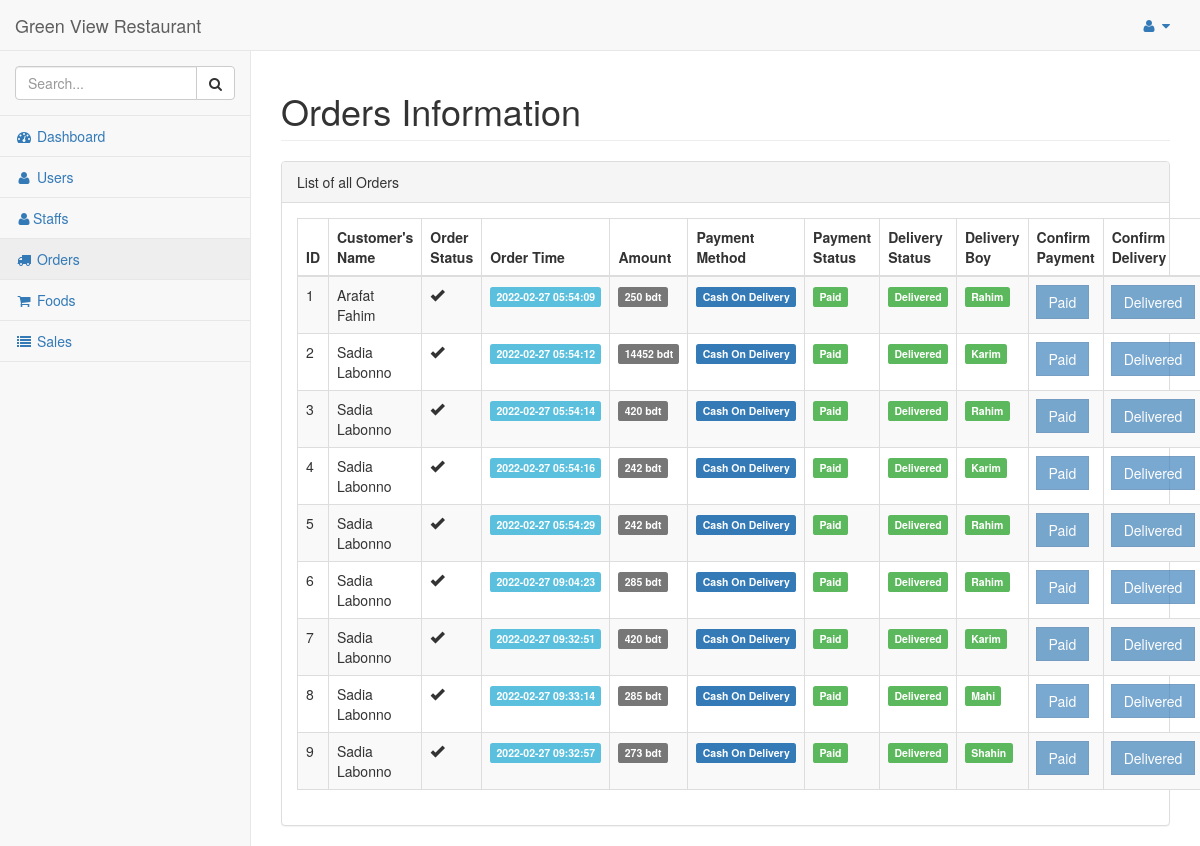
The app's page /dashboard/admin/orders/ (signed in), older data.
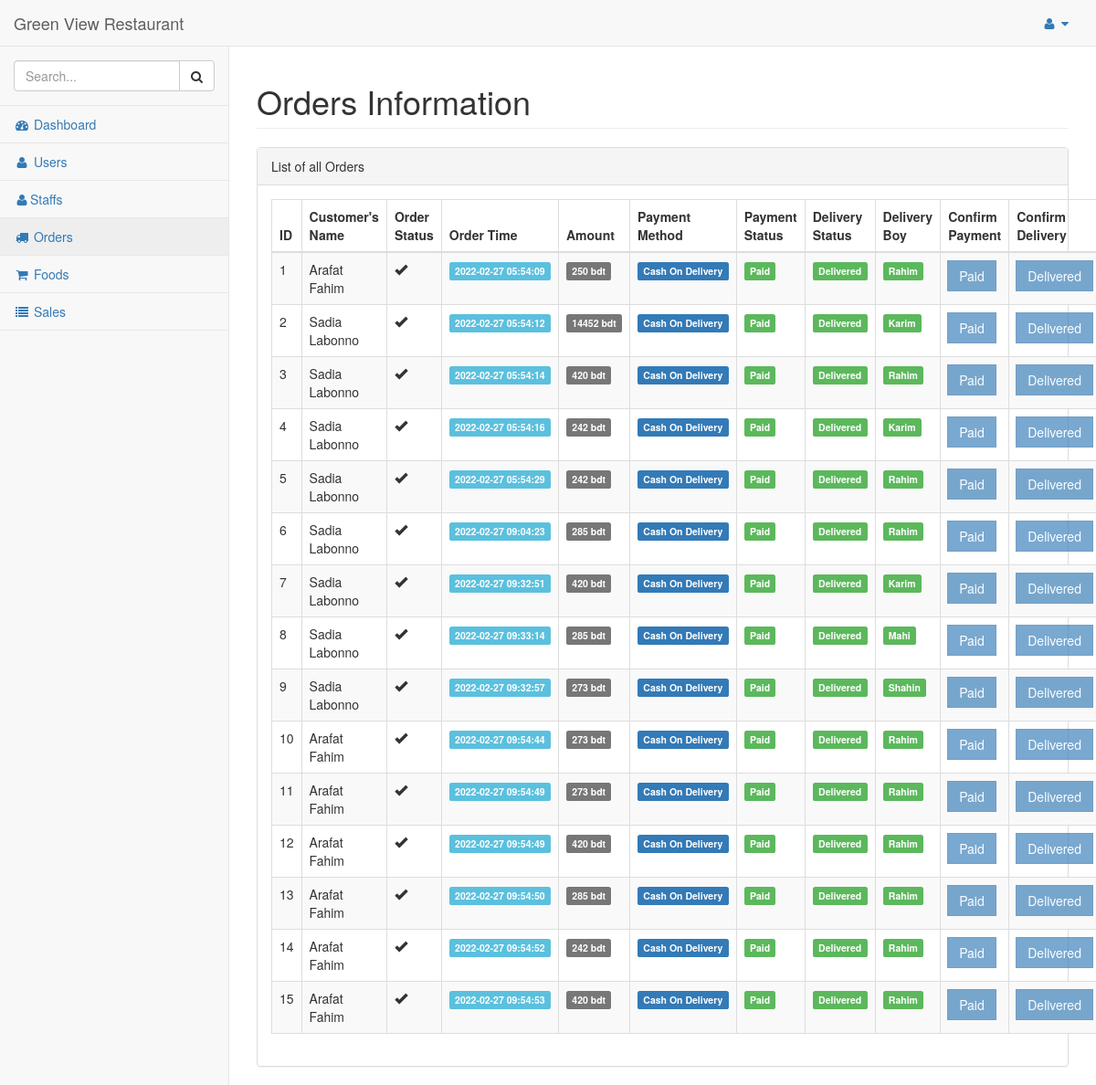
The same page, newer data.
### hotel/models.py (models this page shows, shortened)
class Order(models.Model):
    pending = 'Pending'
    completed = 'Completed'
    STATUS = (
        (pending, pending),
        (completed, completed),
    )
    cod = 'Cash On Delivery'
    card = 'Card Payment'
    bkash = 'Bkash Payment'
    PAYMENT = (
        (cod, cod),
        (card, card),
        (bkash, bkash),
    )
    pickup = 'PickUp'
    delivery = 'Delivery'
    TYPE = (
        (pickup, pickup),
        (delivery, delivery),
    )
    customer = models.ForeignKey(Customer,on_delete=models.CASCADE)
    order_timestamp = models.CharField(max_length=100, blank=True)
    delivery_timestamp = models.CharField(max_length=100, blank=True)
    payment_status = models.CharField(max_length = 100, choices = STATUS)
    delivery_status = models.CharField(max_length = 100, choices = STATUS)
    if_cancelled = models.BooleanField(default = False)
    total_amount = models.IntegerField()
    payment_method = models.CharField(max_length = 100, choices = PAYMENT)
    location = models.CharField(max_length=200, blank=True, null=True)
    delivery_boy = models.ForeignKey(Staff,on_delete=models.CASCADE, null=True, blank=True)

class Customer(models.Model):
    pending = 'Pending'
    verified = 'Verified'
    STATUS = (
        (pending, pending),
        (verified, verified),
    )
    customer = models.ForeignKey(User, on_delete=models.CASCADE)
    address = models.TextField()
    contact = models.CharField(max_length=10)
    orders = models.IntegerField(default=0)
    total_sale = models.IntegerField(default=0)
    status = models.CharField(max_length=50 , choices=STATUS)

class Staff(models.Model):
    weiter = 'weiter'
    deliveryboy = 'Delivery Boy'
    chef = 'Chef'
    ROLES = (
        (weiter, weiter),
        (chef, chef),
        (deliveryboy, deliveryboy),
    )
    staff_name = models.CharField(max_length=255)
    address = models.TextField()
    contact = models.CharField(max_length=10)
    email = models.EmailField(max_length=255)
    salary = models.IntegerField()
    role = models.CharField(max_length=30, choices=ROLES)
    def __str__(self):
        return self.staff_name

### hotel/views.py (the view)
# urls.py: url(r'^dashboard/admin/orders/$', views.orders_admin, name='orders_admin'),
@login_required
@staff_member_required
def orders_admin(request):
    orders = Order.objects.filter()
    dBoys = Staff.objects.filter(role='Delivery Boy')
    print(dBoys)
    return render(request, 'admin_temp/orders.html', {'orders':orders, 'dBoys':dBoys})

### hotel/templates/admin_temp/orders.html (shortened to what the changed rows need)
{% load static %}
{% include "includes/base.html" %}
{% block main %}
        <div id="page-wrapper">
            <div class="row">
                <div class="col-lg-12">
                    <h1 class="page-header">Orders Information</h1>
                </div>
            </div>
            <div class="row">
                <div class="col-lg-12">
                    <div class="panel panel-default">
                        <div class="panel-body">
                            <table width="100%" class="table table-striped table-bordered table-hover" id="dataTables-example">
                                <thead>
                                    <tr>
                                        <th>ID</th>
                                        <th>Customer's Name</th>
                                        <th>Order Status</th>
                                        <th>Order Time</th>
                                        <th>Amount</th>
                                        <th>Payment Method</th>
                                        <th>Payment Status</th>
                                        <th>Delivery Status</th>
                                        <th>Delivery Boy</th>
                                        <th>Confirm Payment</th>
                                        <th>Confirm Delivery</th>
                                    </tr>
                                </thead>
                                <tbody>
                                    {% for order in orders %}
                                    <tr>
                                        <td>{{order.id}}</td>
                                        <td>{{order.customer.customer.first_name}} {{order.customer.customer.last_name}}</td>
                                        <td>{% if order.if_cancelled == False %}
                                            <span class="glyphicon glyphicon-ok" aria-hidden="true"></span>
                                            {% else %}
                                            <span class="glyphicon glyphicon-remove" aria-hidden="true"></span>
                                            {% endif %}
                                        </td>
                                        <td><span class="label label-info">{{order.order_timestamp}}</span></td>
                                        <td><span class="label label-default">{{order.total_amount}} bdt</span></td>
                                        <td><span class="label label-primary">{{order.payment_method}}</span></td>
                                        <td>{% if order.payment_status == 'Completed' %}
                                            <span class="label label-success">Paid</span>
                                            {% else %}
                                            <span class="label label-danger">Pending</span>
                                            {% endif %}
                                        </td>
                                        <td>{% if order.delivery_status == 'Completed' %}
                                            <span class="label label-success">Delivered</span>
                                            {% else %}
                                            <span class="label label-danger">Pending</span>
                                            {% endif %}
                                        </td>
                                        <td>{% ifequal order.delivery_boy None %}
                                                <span class="input-group-btn">
                                                    <button class="btn btn-primary" type="button" data-toggle="modal" data-target="#addFood">Add</button>
                                                </span>
                                                <br><br>
                                                <div id="addFood" class="modal fade" role="dialog">
                                                    <div class="modal-dialog">
                                                        <div class="modal-content">
                                                            <div class="modal-header">
                                                                <button type="button" class="close" data-dismiss="modal">&times;</button>
                                                                <h4 class="modal-title">Add Delivery Boy</h4>
                                                            </div>
                                                            <div class="modal-body">
                                                                <form method="POST" action="{% url 'hotel:add_deliveryBoy' order.id %}" enctype="multipart/form-data">
                                                                    {% csrf_token %}
                                                                    <div class="form-group">
                                                                        <label for="deliveryBoy">DeliveryBoy:</label>
                                                                        <select class="dropdown" id="deliveryBoy" name="deliveryBoy">
                                                                            <option selected="selected">------</option>
                                                                            {% for d in dBoys %}
                                                                                <option value="{{d.staff_name}}">{{d.staff_name}}</option>
                                                                            {% endfor %}
                                                                        </select>
                                                                    </div>
                                                                    <button type="submit" class="btn btn-default">Submit</button>
                                                                </form>
                                                            </div>
                                                        </div>
                                                    </div>
                                                </div>
                                            </a>
                                            {% else %}
                                            <span class="label label-success">{{order.delivery_boy.staff_name}}</span>
                                            {% endifequal %}
                                        </td>
                                        <td>
                                            <a href="{% url 'hotel:confirm_order' order.id %}">
                                                <span class="input-group-btn">
                                                    <button class="btn btn-primary {%ifequal order.payment_status 'Completed'%}disabled{%endifequal%}" type="button">Paid</button>
                                                </span>
                                            </a>
                                        </td>
                                        <td>
                                            <a href="{% url 'hotel:confirm_delivery' order.id %}">
                                                <span class="input-group-btn">
                                                    <button class="btn btn-primary {%ifequal order.delivery_status 'Completed'%}disabled{%endifequal%}" type="button">Delivered</button>
                                                </span>
                                            </a>
                                        </td>
                                    </tr>
                                    {% endfor %}
                                </tbody>
                            </table>
                        </div>
                    </div>
                </div>
            </div>
        </div>
{% endblock %}

Row changes from the older to the newer data that the page shows:
added Order: id "10", customer.customer.first_name "Arafat", customer.customer.last_name "Fahim", if_cancelled False (drawn), order_timestamp "2022-02-27 09:54:44", total_amount "273", payment_method "Cash On Delivery", payment_status "Paid", delivery_status "Delivered", delivery_boy.staff_name "Rahim"
added Order: id "11", customer.customer.first_name "Arafat", customer.customer.last_name "Fahim", if_cancelled False (drawn), order_timestamp "2022-02-27 09:54:49", total_amount "273", payment_method "Cash On Delivery", payment_status "Paid", delivery_status "Delivered", delivery_boy.staff_name "Rahim"
added Order: id "12", customer.customer.first_name "Arafat", customer.customer.last_name "Fahim", if_cancelled False (drawn), order_timestamp "2022-02-27 09:54:49", total_amount "420", payment_method "Cash On Delivery", payment_status "Paid", delivery_status "Delivered", delivery_boy.staff_name "Rahim"
added Order: id "13", customer.customer.first_name "Arafat", customer.customer.last_name "Fahim", if_cancelled False (drawn), order_timestamp "2022-02-27 09:54:50", total_amount "285", payment_method "Cash On Delivery", payment_status "Paid", delivery_status "Delivered", delivery_boy.staff_name "Rahim"
added Order: id "14", customer.customer.first_name "Arafat", customer.customer.last_name "Fahim", if_cancelled False (drawn), order_timestamp "2022-02-27 09:54:52", total_amount "242", payment_method "Cash On Delivery", payment_status "Paid", delivery_status "Delivered", delivery_boy.staff_name "Rahim"
added Order: id "15", customer.customer.first_name "Arafat", customer.customer.last_name "Fahim", if_cancelled False (drawn), order_timestamp "2022-02-27 09:54:53", total_amount "420", payment_method "Cash On Delivery", payment_status "Paid", delivery_status "Delivered", delivery_boy.staff_name "Rahim"
